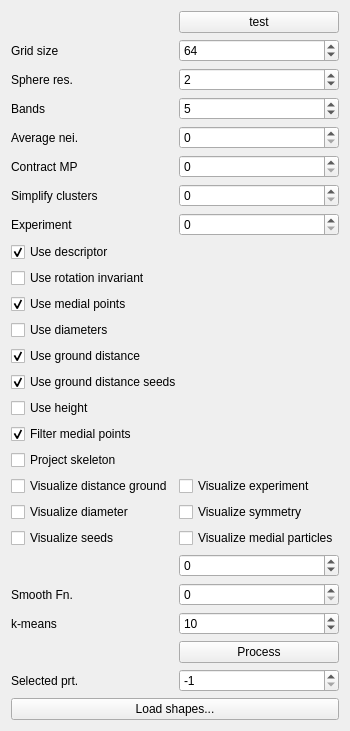
<?xml version="1.0" encoding="UTF-8"?>
<ui version="4.0">
 <class>ParticlesWidget</class>
 <widget class="QWidget" name="ParticlesWidget">
  <property name="geometry">
   <rect>
    <x>0</x>
    <y>0</y>
    <width>306</width>
    <height>651</height>
   </rect>
  </property>
  <property name="windowTitle">
   <string>Particles</string>
  </property>
  <layout class="QGridLayout" name="gridLayout">
   <item row="11" column="0">
    <widget class="QCheckBox" name="useMedialPoints">
     <property name="text">
      <string>Use medial points</string>
     </property>
     <property name="checked">
      <bool>true</bool>
     </property>
    </widget>
   </item>
   <item row="28" column="0">
    <widget class="QLabel" name="fnSmoothItersLabel">
     <property name="text">
      <string>Smooth Fn.</string>
     </property>
    </widget>
   </item>
   <item row="14" column="0" colspan="2">
    <widget class="QCheckBox" name="useGroundDistSeed">
     <property name="text">
      <string>Use ground distance seeds</string>
     </property>
     <property name="checked">
      <bool>true</bool>
     </property>
    </widget>
   </item>
   <item row="4" column="1">
    <widget class="QSpinBox" name="avgNeighIters">
     <property name="value">
      <number>0</number>
     </property>
    </widget>
   </item>
   <item row="7" column="1">
    <widget class="QSpinBox" name="experimentIter"/>
   </item>
   <item row="5" column="0">
    <widget class="QLabel" name="label_6">
     <property name="text">
      <string>Contract MP</string>
     </property>
    </widget>
   </item>
   <item row="16" column="0" colspan="2">
    <widget class="QCheckBox" name="useHeight">
     <property name="text">
      <string>Use height</string>
     </property>
    </widget>
   </item>
   <item row="7" column="0">
    <widget class="QLabel" name="label_7">
     <property name="text">
      <string>Experiment</string>
     </property>
    </widget>
   </item>
   <item row="1" column="1">
    <widget class="QSpinBox" name="gridsize">
     <property name="minimum">
      <number>8</number>
     </property>
     <property name="maximum">
      <number>1024</number>
     </property>
     <property name="value">
      <number>64</number>
     </property>
    </widget>
   </item>
   <item row="30" column="1">
    <widget class="QSpinBox" name="kclusters">
     <property name="minimum">
      <number>1</number>
     </property>
     <property name="maximum">
      <number>120</number>
     </property>
     <property name="value">
      <number>10</number>
     </property>
    </widget>
   </item>
   <item row="6" column="0">
    <widget class="QLabel" name="simplifyClusterLabel">
     <property name="text">
      <string>Simplify clusters</string>
     </property>
    </widget>
   </item>
   <item row="1" column="0">
    <widget class="QLabel" name="label_2">
     <property name="text">
      <string>Grid size</string>
     </property>
    </widget>
   </item>
   <item row="6" column="1">
    <widget class="QSpinBox" name="simplifyCluster">
     <property name="value">
      <number>0</number>
     </property>
    </widget>
   </item>
   <item row="8" column="0" colspan="2">
    <widget class="QCheckBox" name="useDescriptor">
     <property name="text">
      <string>Use descriptor</string>
     </property>
     <property name="checked">
      <bool>true</bool>
     </property>
    </widget>
   </item>
   <item row="26" column="0">
    <widget class="QCheckBox" name="showSeeds">
     <property name="text">
      <string>Visualize seeds</string>
     </property>
    </widget>
   </item>
   <item row="33" column="0" colspan="2">
    <widget class="QPushButton" name="loadShapes">
     <property name="text">
      <string>Load shapes...</string>
     </property>
    </widget>
   </item>
   <item row="2" column="1">
    <widget class="QSpinBox" name="sphereResolution">
     <property name="maximum">
      <number>12</number>
     </property>
     <property name="value">
      <number>2</number>
     </property>
    </widget>
   </item>
   <item row="0" column="1">
    <widget class="QPushButton" name="testButton">
     <property name="text">
      <string>test</string>
     </property>
    </widget>
   </item>
   <item row="5" column="1">
    <widget class="QSpinBox" name="contractMedial"/>
   </item>
   <item row="4" column="0">
    <widget class="QLabel" name="avgNeighItersLabel">
     <property name="text">
      <string>Average nei.</string>
     </property>
    </widget>
   </item>
   <item row="28" column="1">
    <widget class="QSpinBox" name="fnSmoothIters">
     <property name="maximum">
      <number>200</number>
     </property>
    </widget>
   </item>
   <item row="32" column="1">
    <widget class="QSpinBox" name="selectedParticle">
     <property name="minimum">
      <number>-1</number>
     </property>
     <property name="maximum">
      <number>100000000</number>
     </property>
     <property name="value">
      <number>-1</number>
     </property>
    </widget>
   </item>
   <item row="32" column="0">
    <widget class="QLabel" name="label">
     <property name="text">
      <string>Selected prt.</string>
     </property>
    </widget>
   </item>
   <item row="17" column="0" colspan="2">
    <widget class="QCheckBox" name="filterMedialPoints">
     <property name="text">
      <string>Filter medial points</string>
     </property>
     <property name="checked">
      <bool>true</bool>
     </property>
    </widget>
   </item>
   <item row="3" column="0">
    <widget class="QLabel" name="label_5">
     <property name="text">
      <string>Bands</string>
     </property>
    </widget>
   </item>
   <item row="12" column="0" colspan="2">
    <widget class="QCheckBox" name="useDiameter">
     <property name="text">
      <string>Use diameters</string>
     </property>
    </widget>
   </item>
   <item row="13" column="0" colspan="2">
    <widget class="QCheckBox" name="useGroundDist">
     <property name="text">
      <string>Use ground distance</string>
     </property>
     <property name="checked">
      <bool>true</bool>
     </property>
    </widget>
   </item>
   <item row="31" column="1">
    <widget class="QPushButton" name="processShapesButton">
     <property name="text">
      <string>Process</string>
     </property>
    </widget>
   </item>
   <item row="10" column="0" colspan="2">
    <widget class="QCheckBox" name="useRotationInv">
     <property name="text">
      <string>Use rotation invariant</string>
     </property>
    </widget>
   </item>
   <item row="3" column="1">
    <widget class="QSpinBox" name="bands">
     <property name="minimum">
      <number>0</number>
     </property>
     <property name="maximum">
      <number>120</number>
     </property>
     <property name="value">
      <number>5</number>
     </property>
    </widget>
   </item>
   <item row="34" column="0" colspan="2">
    <spacer name="verticalSpacer">
     <property name="orientation">
      <enum>Qt::Vertical</enum>
     </property>
     <property name="sizeHint" stdset="0">
      <size>
       <width>20</width>
       <height>40</height>
      </size>
     </property>
    </spacer>
   </item>
   <item row="2" column="0">
    <widget class="QLabel" name="label_3">
     <property name="text">
      <string>Sphere res.</string>
     </property>
    </widget>
   </item>
   <item row="30" column="0">
    <widget class="QLabel" name="label_4">
     <property name="text">
      <string>k-means</string>
     </property>
    </widget>
   </item>
   <item row="18" column="0" colspan="2">
    <widget class="QCheckBox" name="projectSkeleton">
     <property name="text">
      <string>Project skeleton</string>
     </property>
    </widget>
   </item>
   <item row="23" column="0">
    <widget class="QCheckBox" name="showDiameter">
     <property name="text">
      <string>Visualize diameter</string>
     </property>
    </widget>
   </item>
   <item row="19" column="1">
    <widget class="QCheckBox" name="showExperiment">
     <property name="text">
      <string>Visualize experiment</string>
     </property>
    </widget>
   </item>
   <item row="26" column="1">
    <widget class="QCheckBox" name="showMedial">
     <property name="text">
      <string>Visualize medial particles</string>
     </property>
    </widget>
   </item>
   <item row="23" column="1">
    <widget class="QCheckBox" name="showSymmetry">
     <property name="text">
      <string>Visualize symmetry</string>
     </property>
    </widget>
   </item>
   <item row="19" column="0">
    <widget class="QCheckBox" name="showDistGround">
     <property name="text">
      <string>Visualize distance ground</string>
     </property>
    </widget>
   </item>
   <item row="27" column="1">
    <widget class="QSpinBox" name="rotateAngle">
     <property name="minimum">
      <number>-360</number>
     </property>
     <property name="maximum">
      <number>360</number>
     </property>
    </widget>
   </item>
  </layout>
 </widget>
 <resources/>
 <connections/>
</ui>
